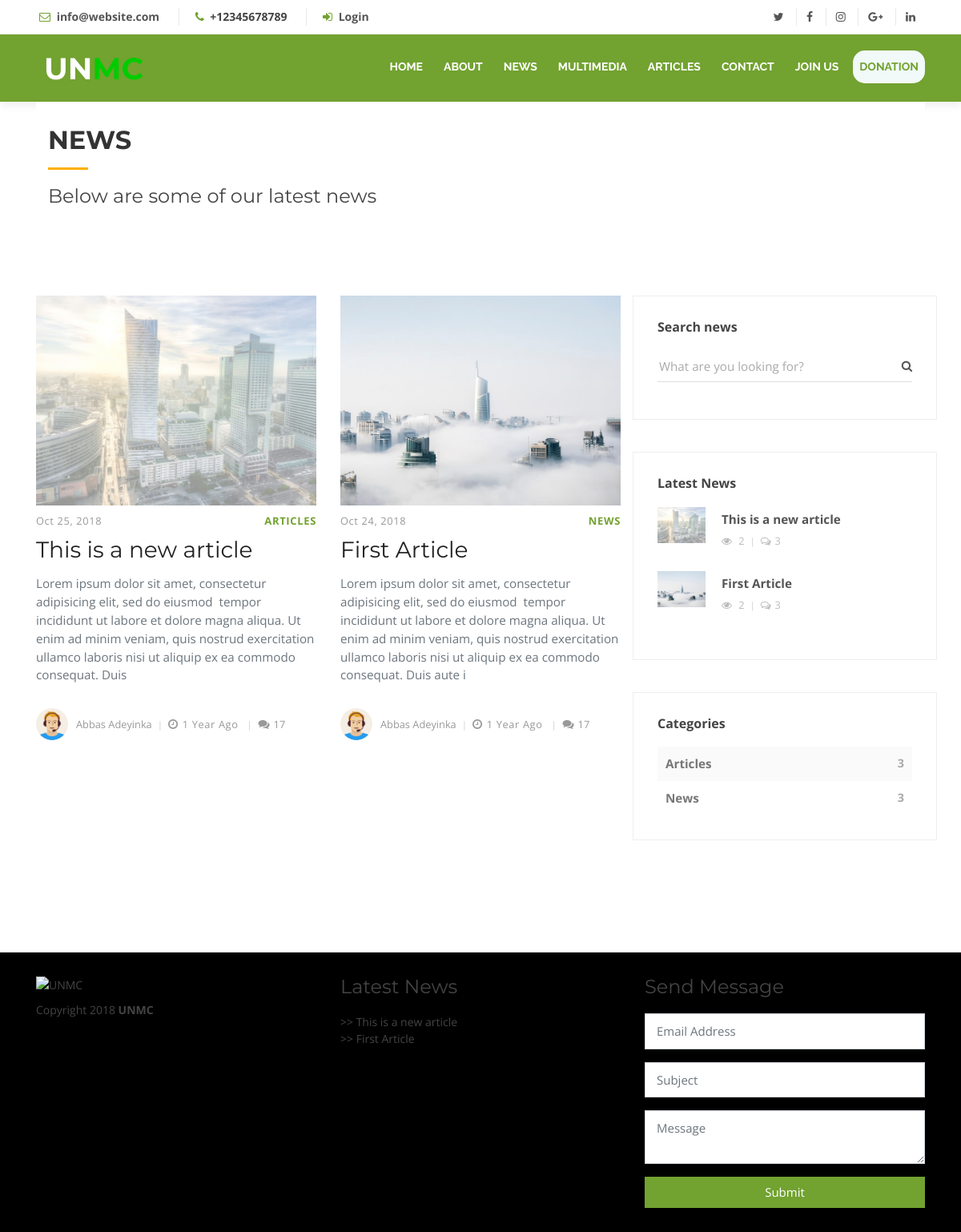
Page /frontend-template/news.php on the committed database.
### tables this page shows
CREATE TABLE `articles` (
  `article_id` int(10) NOT NULL,
  `user_id` int(10) NOT NULL,
  `categ_id` int(5) NOT NULL,
  `title` varchar(250) NOT NULL,
  `slug` varchar(250) NOT NULL,
  `content` text NOT NULL,
  `meta_title` text NOT NULL,
  `meta_description` text NOT NULL,
  `tags` text NOT NULL,
  `date_added` datetime NOT NULL DEFAULT CURRENT_TIMESTAMP,
  `image` varchar(250) NOT NULL,
  `hits` int(10) NOT NULL,
  `status` varchar(50) NOT NULL
);

### frontend-template/core/functions.php (called while the page is built, shortened)
<?php
function DateFormat($date)
{
	$date_format = "M d, Y";
	if($date=='0000-00-00')
		return "-";
	else
	{
		$datetime = date_create($date);
		return $datetime->format($date_format);
	}
}
function TimeAgo ($oldTime, $newTime) {
    $timeCalc = strtotime($newTime) - strtotime($oldTime);
    if ($timeCalc >= (60*60*24*30*12*2)){
        $timeCalc = intval($timeCalc/60/60/24/30/12) . " years ago";
        }else if ($timeCalc >= (60*60*24*30*12)){
            $timeCalc = intval($timeCalc/60/60/24/30/12) . " year ago";
        }else if ($timeCalc >= (60*60*24*30*2)){
            $timeCalc = intval($timeCalc/60/60/24/30) . " months ago";
        }else if ($timeCalc >= (60*60*24*30)){
            $timeCalc = intval($timeCalc/60/60/24/30) . " month ago";
        }else if ($timeCalc >= (60*60*24*2)){
            $timeCalc = intval($timeCalc/60/60/24) . " days ago";
        }else if ($timeCalc >= (60*60*24)){
            $timeCalc = " Yesterday";
        }else if ($timeCalc >= (60*60*2)){
            $timeCalc = intval($timeCalc/60/60) . " hours ago";
        }else if ($timeCalc >= (60*60)){
            $timeCalc = intval($timeCalc/60/60) . " hour ago";
        }else if ($timeCalc >= 60*2){
            $timeCalc = intval($timeCalc/60) . " minutes ago";
        }else if ($timeCalc >= 60){
            $timeCalc = intval($timeCalc/60) . " minute ago";
        }else if ($timeCalc > 0){
            $timeCalc .= " seconds ago";
        }
    return $timeCalc;
}
function getLatestArticles($categ_id, $limit)
{
	global $conn;
	$LatestArticlesArray = array();
	if($categ_id=='all') $categ_condition = "";
	else $categ_condition = "AND categ_id = '$categ_id'";
	$stmt_articles = $conn->prepare ("SELECT article_id, user_id, title, content, slug, image, date_added, categ_id, meta_title, meta_description, tags FROM ".DB_PREFIX."articles WHERE status = 'active' $categ_condition ORDER BY article_id DESC LIMIT $limit");
	$stmt_articles->execute();
	while ($row = $stmt_articles->fetch(PDO::FETCH_ASSOC))
			{
			$article_id = $row['article_id'];
			$author_user_id = $row['user_id'];
			$article_title = stripslashes($row['title']);
			$article_content = strip_tags(html_entity_decode(stripslashes($row['content'])));
			$article_slug = $row['slug'];
			$article_image = $row['image'];
			$article_date_added = $row['date_added'];
			$article_categ_id = $row['categ_id'];
			$article_meta_title = stripslashes($row['meta_title']);
			$article_meta_description = stripslashes($row['meta_description']);
			$article_tags = stripslashes($row['tags']);
			$article_content_short = strip_tags($article_content);
			$article_content_short = substr($article_content_short, 0, 250);
			$stmt_categ = $conn->prepare ("SELECT title, slug FROM ".DB_PREFIX."categories WHERE categ_id = ? LIMIT 1");
			$stmt_categ->execute([$article_categ_id]);
			$row = $stmt_categ->fetch(PDO::FETCH_ASSOC);
			$article_categ_title = stripslashes($row['title']);
			$article_categ_slug = $row['slug'];
			$stmt_author = $conn->prepare ("SELECT name, avatar FROM ".DB_PREFIX."users WHERE user_id = ? LIMIT 1");
			$stmt_author->execute([$author_user_id]);
			$row = $stmt_author->fetch(PDO::FETCH_ASSOC);
			$author_name = stripslashes($row['name']);
			$author_avatar = $row['avatar'];
			$LatestArticlesArray[] = array("id" => $article_id, "user_id" => $author_user_id, "avatar" => $author_avatar, "author_name" => $author_name, "title" => $article_title, "slug" => $article_slug, "content_short" => $article_content_short, "image" => $article_image, "date_added" => $article_date_added, "categ_id" => $article_categ_id, "categ_title" => $article_categ_title, "categ_slug" => $article_categ_slug, "meta_title" => $article_meta_title, "meta_description" => $article_meta_description, "tags" => $article_tags);
			}
	return $LatestArticlesArray;
}

### frontend-template/news.php (the view, shortened to what this page needs)
<?php
  require 'config.php';
  require 'core/functions.php';
?>
<!DOCTYPE html>
<html lang="en">
<head>
  <?php require "global-head.php"; ?>
</head>
<body id="body">
	<?php include "navigation.php";?>
	<div class="container">
		<section id="preview" class="wow fadeInLeft">
			<div class="container">
	        	<div class="section-header">
	        		<h2 class="wow fadeInUp">News</h2>
	        		<h4>Below are some of our latest news</h4>
	          	</div>
	        </div>
	    </section>
	    <div class="row">
			<main id="main" class="blog-main posts-listing col-lg-8">
				<div class="container">
					<div class="row">
						<?php
							$latest_articles = getLatestArticles('all', 4);
							foreach($latest_articles as $article){
						?>
						<div class="post col-xl-6 wow fadeInUp">
							<div class="post-thumbnail">
								<a title="<?php echo $article['title'];?>" href="<?php echo SITE_URL.'/'.$article['categ_slug'].'/'.$article['id'].'-'.$article['slug'];?>">
	                    			<img src="<?php echo UPLOADS_DIR.'/small/'.$article['image'];?>" alt="<?php echo $article['title']; ?>" class="img-fluid">
	                  			</a>
							</div>
							<div class="post-details">
								<div class="post-meta d-flex justify-content-between">
									<div class="date meta-last">
										<?php echo DateFormat($article['date_added']); ?>
									</div>
									<div class="category">
	                      				<a><?php echo $article['categ_title'];?></a>
	                    			</div>
								</div>
								<a href="<?php echo SITE_URL.'/'.$article['categ_slug'].'/'.$article['id'].'-'.$article['slug'];?>"><h3><?php echo $article['title'];?></h3></a>
								<p class="text-muted">
									<?php echo $article['content_short'];?>
								</p>
								<footer class="post-footer d-flex align-items-center">
									<a href="" class="author d-flex align-items-center flex-wrap">
	                    			<div class="avatar">
	                    				<img src="<?php echo UPLOADS_DIR.'/avatars/'.$article['avatar']; ?>" class="img-fluid">
	                    			</div>
	                    			<div class="title"><span><?php echo $article['author_name']; ?></span></div></a>
	                    			<div class="date">
	                      				<i class="fa fa-clock-o"></i><?php
	                      					$date_added = $article['date_added'];
											echo TimeAgo($date_added, date("Y-m-d H:i:s"));?>
	                    			</div>
	                    			<div class="comments meta-last">
	                      				<i class="fa fa-comments"></i><?php echo 17;?>
	                    			</div>
	                  			</footer>
							</div>
						</div>
						<?php }?>
					</div>
				</div>
			</main>
			<aside class="blog-aside col-lg-4">
				<?php include_once "widget.php"; ?>
	<?php include "footer.php"; ?>

### frontend-template/widget.php
<div class="widget search">
  <header>
    <h3 class="h6">Search news</h3>
  </header>
  <form action="./" class="search-form">
    <div class="form-group">
      <input type="search" name="search" placeholder="What are you looking for?">
      <button type="submit" name="SearchButton" class="submit"><i class="fa fa-search"></i></button>
    </div>
  </form>
</div>
<div class="widget latest-posts">
  <header>
    <h3 class="h6">Latest News</h3>
  </header>
  <div class="blog-posts">
    <?php
      $latest_articles = getLatestArticles('all', 4);
      foreach($latest_articles as $article){
    ?>
      <div class="item d-flex align-items-center">
        <a href="#">
        <div class="image">
          <img src="<?php echo UPLOADS_DIR.'/small/'.$article['image'];?>" alt="<?php echo $article['title']; ?>" class="img-fluid">
        </div>
        <div class="title">
          <strong>
            <?php echo $article['title']; ?>
          </strong>
        </a>
        <div class="d-flex align-items-center">
          <div class="views"><i class="fa fa-eye"></i> <?php echo 2; ?></div>
          <div class="comments"><i class="fa fa-comments-o"></i><?php echo 3; ?></div>
        </div>
      </div>
    </div>
    <?php } ?>
  </div>
</div>
<div class="widget categories">
  <header>
    <h3 class="h6">Categories</h3>
  </header>
    <?php
      $latest_articles = getLatestArticles('all', 4);
      foreach($latest_articles as $article){
    ?>
    <div class="item d-flex justify-content-between">
      <a href="#"><?php echo $article['categ_title'];?></a> <span><?php echo 3; ?></span>
    </div>
    <?php }?>
</div>

### frontend-template/footer.php (shortened to what this page needs)
  <footer id="footer">
    <div class="container">
      <div class="row">
        <div class="col-md-4">
          <img src="<?php echo UPLOADS_DIR.'/images/'.$cfg_logo_image;?>" class="img-fluid" alt="<?php echo $cfg_site_title;?>" style="margin-bottom: 10px;">
          <p><?php echo $cfg_footer_content;?></p>
        </div>
        <div class="col-md-4">
          <h4>Latest News</h4>
          <div class="links">
            <?php
              $latest_articles = getLatestArticles('all', 2);
              foreach($latest_articles as $article){
            ?>
            <a href="article.php"><?php echo $article['title']; ?></a>
            <?php } ?>
          </div>
        </div>
        <div class="col-md-4">
          <h4>Send Message</h4>
          <div class="footer-form">
            <form>
              <div class="form-group">
                <input type="text" name="" placeholder="Email Address" class="form-control">
              </div>
              <div class="form-group">
                <input type="text" name="" placeholder="Subject" class="form-control">
              </div>
              <div class="form-group">
                <textarea class="form-control" placeholder="Message"></textarea>
              </div>
              <input type="submit" name="" value="Submit" class="btn btn-secondary btn-block">
            </form>
          </div>
        </div>
      </div>
    </div>
  </footer>
</body>
</html>

### rows in the picture
articles: image (picture), date_added "Oct 25, 2018", categ_title "ARTICLES", title "This is a new article", content_short "Lorem ipsum dolor sit amet, consectetur adipisicing elit, sed do eiusmod tempor incididunt ut labore et dolore magna aliqua. Ut enim ad minim veniam, quis nostrud exercitation ullamco laboris nisi ut aliquip ex ea commodo consequat. Duis", author_name "Abbas Adeyinka", categ_title "Articles"
articles: image (picture), date_added "Oct 24, 2018", categ_title "NEWS", title "First Article", content_short "Lorem ipsum dolor sit amet, consectetur adipisicing elit, sed do eiusmod tempor incididunt ut labore et dolore magna aliqua. Ut enim ad minim veniam, quis nostrud exercitation ullamco laboris nisi ut aliquip ex ea commodo consequat. Duis aute i", author_name "Abbas Adeyinka", categ_title "News"

### other values in the picture
$cfg_footer_content "Copyright 2018 UNMC"
